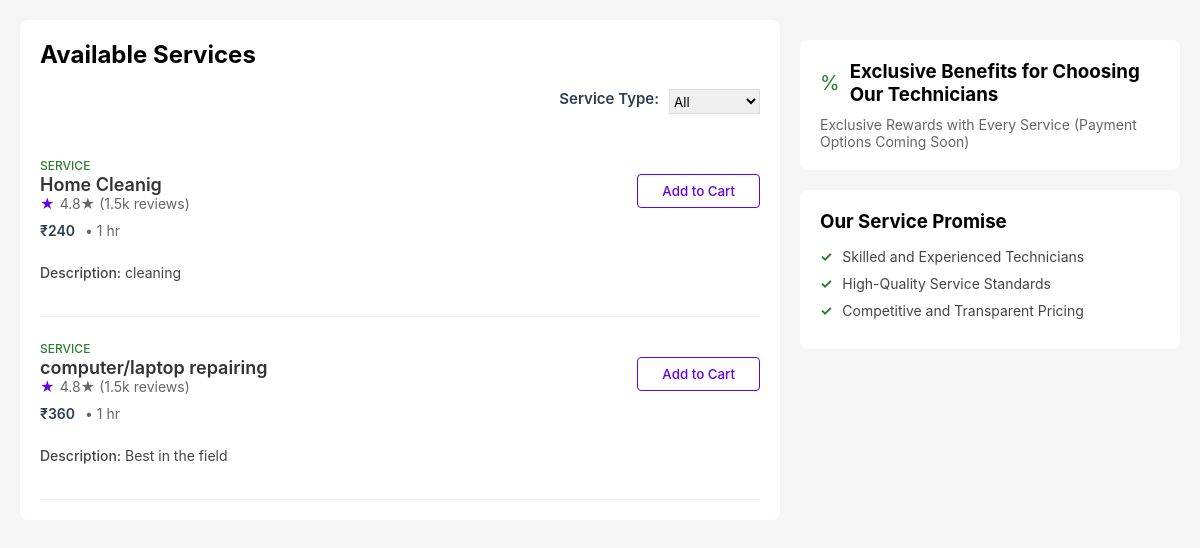
Page /service-list.php on the earlier database version.
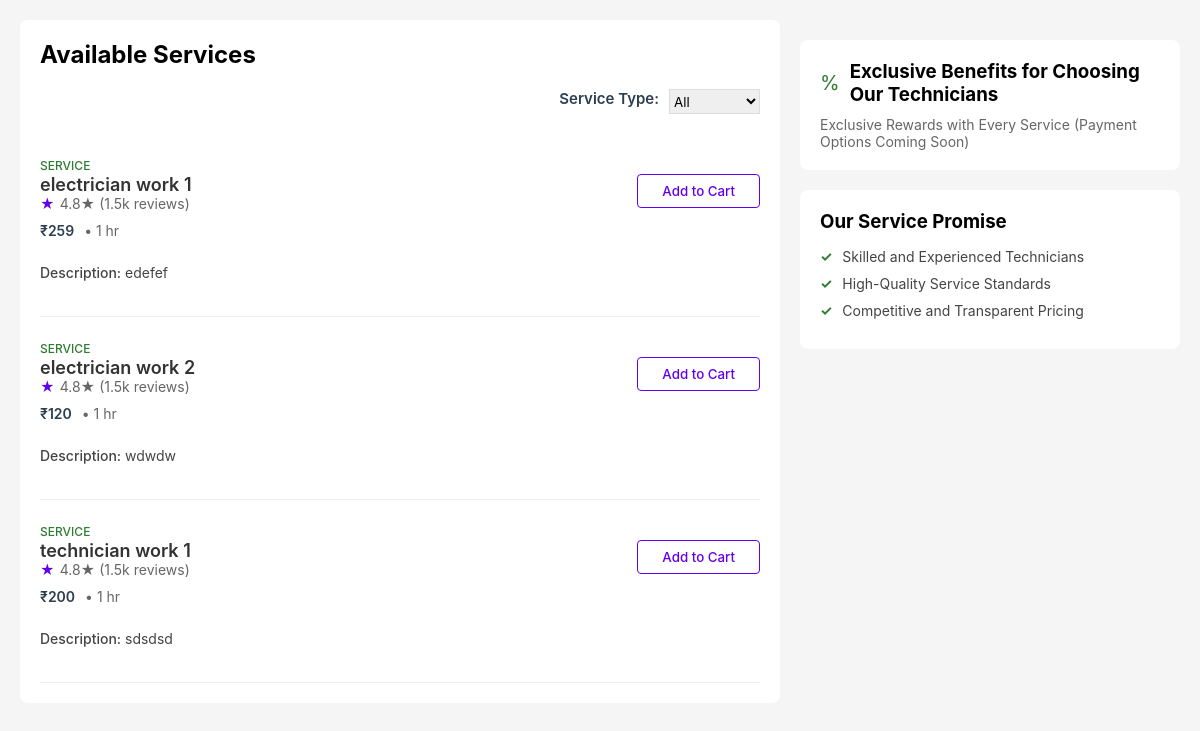
Same page on the later database version.
### service-list.php (the view, shortened to what this page needs)
<?php
include "backend/connection.php";
$service_type = isset($_GET['service_type']) ? $_GET['service_type'] : 'all';
if ($service_type === 'all') {
    $sql = "SELECT id, service_name, price, description FROM `all services`";
} else {
    $sql = "SELECT id, service_name, price, description FROM `all services` WHERE type_of_service = '$service_type'";
}
$result = $conn->query($sql);
?>
<!DOCTYPE html>
<html lang="en">
<head>
    <link rel="stylesheet" href="service-list.css">
</head>
<body>
    <div class="container">
        <div class="packages">
            <h1>Available Services</h1>
            <form method="GET" style="margin-bottom: 20px;">
                <div class="service-type-grp">
                    <label for="service_type">Service Type: </label>
                    <select name="service_type" id="service_type" onchange="this.form.submit()">
                        <option value="all" <?= $service_type === 'all' ? 'selected' : '' ?>>All</option>
                    </select>
                </div>
            </form>
            <?php
            if ($result->num_rows > 0) {
                while ($row = $result->fetch_assoc()) {
                    $service_id = htmlspecialchars($row['id']);
                    $service_name = htmlspecialchars($row['service_name']);
                    $price = htmlspecialchars($row['price']);
                    $description = htmlspecialchars($row['description']);
                    echo "
                    <div class='package-card'>
                        <span class='package-tag'>SERVICE</span>
                        <div class='package-header'>
                            <div>
                                <h2 class='package-title'>$service_name</h2>
                                <div class='rating'>4.8★ (1.5k reviews)</div>
                                <div class='price-time'>
                                    <span class='price'>₹$price</span>
                                    <span class='time'>• 1 hr</span>
                                </div>
                            </div>
                            <form action='backend/user/book_service.php' method='GET'>
                                <input type='hidden' name='service_id' value='$service_id'>
                                <input type='hidden' name='service_name' value='$service_name'>
                                <input type='hidden' name='price' value='$price'>
                                <button class='add-btn' type='submit'>Add to Cart</button>
                            </form>
                        </div>
                        <ul class='services'>
                            <li><strong>Description:</strong> $description</li>
                        </ul>";
                    echo "</div>";
                }
            } else {
                echo "<p>No services available.</p>";
            }
            ?>
        </div>
        <div class="sidebar">
            <div class="rewards-section">
                <div class="reward-header">
                    <span class="reward-icon">%</span>
                    <h3>Exclusive Benefits for Choosing Our Technicians</h3>
                </div>
                <p style="color: #666; font-size: 14px;">Exclusive Rewards with Every Service (Payment Options Coming Soon)</p>
            </div>
            <div class="promise-section">
                <h3>Our Service Promise</h3>
                <ul class="promise-list">
                    <li>Skilled and Experienced Technicians</li>
                    <li>High-Quality Service Standards</li>
                    <li>Competitive and Transparent Pricing</li>
                </ul>
            </div>
        </div>
    </div>
</body>
</html>

### service-list.css (style rules this page uses)
* { box-sizing: border-box; margin: 0; padding: 0; font-family: -apple-system, BlinkMacSystemFont, 'Segoe UI', Roboto, Oxygen, Ubuntu, Cantarell, sans-serif; }
body { padding: 20px; background: #f5f5f5; }
.container { display: grid; grid-template-columns: 2fr 1fr; gap: 20px; max-width: 1200px; margin: 0 auto; }
.packages { background: white; padding: 20px; border-radius: 8px; }
h1 { font-size: 24px; margin-bottom: 20px; }
.package-card { border-bottom: 1px solid #eee; padding: 20px 0; }
.package-header { display: flex; justify-content: space-between; align-items: start; margin-bottom: 15px; }
.package-title { color: #333; font-size: 18px; font-weight: 600; }
.package-tag { color: #2E7D32; font-size: 12px; font-weight: 500; text-transform: uppercase; }
.rating { display: flex; align-items: center; gap: 5px; color: #666; font-size: 14px; }
.rating::before { content: "★"; color: #6200EE; }
.price-time { display: flex; align-items: center; gap: 10px; margin: 10px 0; }
.price { font-weight: 600; font-size: 16px; }
.time { color: #666; font-size: 14px; }
.services { list-style: none; margin: 15px 0; }
.services li { margin: 8px 0; color: #444; font-size: 14px; }
.services li strong { font-weight: 500; }
.add-btn { background: white; color: #6200EE; border: 1px solid #6200EE; padding: 8px 24px; border-radius: 4px; cursor: pointer; font-weight: 500; }
.rewards-section { background: white; padding: 20px; border-radius: 8px; margin-top: 20px; }
.reward-header { display: flex; align-items: center; gap: 10px; margin-bottom: 10px; }
.reward-icon { color: #2E7D32; font-size: 20px; }
.promise-section { background: white; padding: 20px; border-radius: 8px; margin-top: 20px; }
.promise-list { list-style: none; margin-top: 15px; }
.promise-list li { display: flex; align-items: center; gap: 10px; margin: 10px 0; color: #444; font-size: 14px; }
.promise-list li::before { content: "✓"; color: #2E7D32; font-weight: bold; }
.price { font-size: 14px; color: #2c3e50; font-weight: 600; }
.service-type-grp { display: flex; justify-content: end; gap: 10px; }
.service-type-grp label { font-weight: 600; color: #2c3e50; font-size: 15px; }
#service_type { height: 25px; border: 1px solid #ddd; }

Differences in the rows shown:
removed all services: service_name "Home Cleanig", price "240", description "cleaning"
removed all services: service_name "computer/laptop repairing", price "360", description "Best in the field"
added all services: service_name "electrician work 1", price "259", description "edefef"
added all services: service_name "electrician work 2", price "120", description "wdwdw"
added all services: service_name "technician work 1", price "200", description "sdsdsd"
